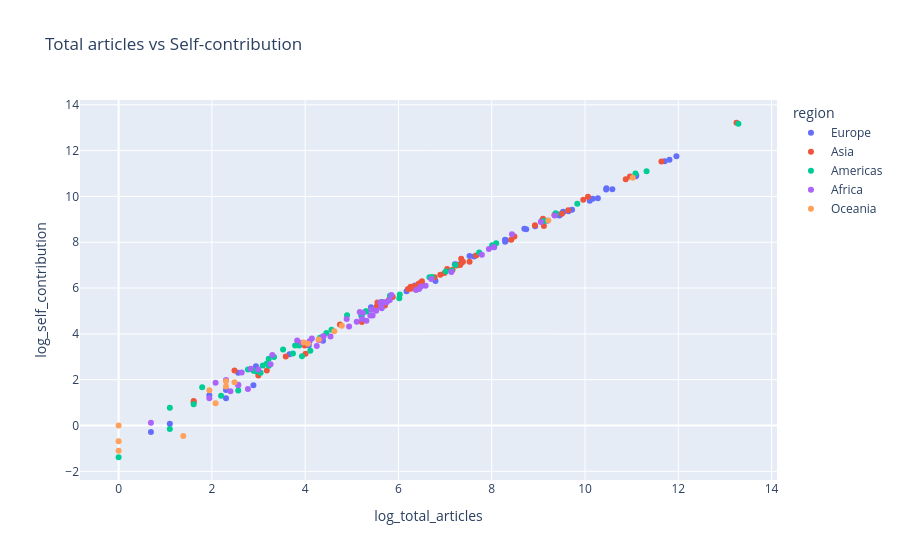

Here is the notebook cell this chart was saved with:
### Code cell
px.scatter(df_collaboration_stats, x="log_total_articles", y="log_self_contribution", color="region", hover_name="name",
           title="Total articles vs Self-contribution")

### Figure 1 — Plotly figure (JSON) as saved in the notebook; plotly's stock layout.template omitted (floating-point values rounded to 4 significant figures)
{"data": [{"hovertemplate": "<b>%{hovertext}</b><br><br>region=Europe<br>log_total_articles=%{x}<br>log_self_contribution=%{y}<extra></extra>", "hovertext": ["Andorra", "Albania", "Austria", "Åland Islands", "Bosnia and Herzegovina", "Belgium", "Bulgaria", "Belarus", "Switzerland", "Czechia", "Germany", "Denmark", "Estonia", "Spain", "Finland", "Faroe Islands", "France", "United Kingdom of Great Britain and Northern Ireland", "Gibraltar", "Greece", "Croatia", "Hungary", "Ireland", "Isle of Man", "Iceland", "Italy", "Jersey", "Liechtenstein", "Lithuania", "Luxembourg", "Latvia", "Monaco", "Moldova, Republic of", "Montenegro", "North Macedonia", "Malta", "Netherlands, Kingdom of the", "Norway", "Poland", "Portugal", "Romania", "Serbia", "Russian Federation", "Sweden", "Slovenia", "Svalbard and Jan Mayen", "Slovakia", "San Marino", "Ukraine", "Holy See"], "legendgroup": "Europe", "marker": {"color": "#636efa", "symbol": "circle"}, "mode": "markers", "name": "Europe", "orientation": "v", "showlegend": true, "x": [1.099, 5.412, 9.722, 0.6931, 6.354, 10.17, 8.052, 7.241, 10.28, 9.444, 11.81, 9.644, 7.619, 11.1, 9.458, 3.664, 11.71, 11.96, 2.303, 9.53, 8.699, 8.931, 9.186, 2.565, 6.793, 11.09, 2.303, 4.382, 7.525, 7.351, 7.209, 4.078, 5.659, 5.204, 6.174, 5.635, 10.59, 9.449, 10.46, 9.529, 9.068, 8.285, 10.45, 10.1, 8.308, 2.89, 8.287, 1.946, 8.739, 2.944], "xaxis": "x", "y": [0.08004, 5.16, 9.42, -0.2877, 6.115, 9.901, 7.777, 7.029, 9.922, 9.207, 11.6, 9.356, 7.379, 10.91, 9.192, 3.109, 11.53, 11.75, 1.553, 9.332, 8.591, 8.696, 8.933, 2.303, 6.31, 10.88, 1.194, 3.7, 7.397, 7.105, 7.037, 3.492, 5.373, 4.791, 5.855, 5.393, 10.31, 9.168, 10.36, 9.312, 8.923, 8.11, 10.3, 9.808, 8.083, 1.76, 8.019, 1.316, 8.561, 2.583], "yaxis": "y", "type": "scatter"}, {"hovertemplate": "<b>%{hovertext}</b><br><br>region=Asia<br>log_total_articles=%{x}<br>log_self_contribution=%{y}<extra></extra>", "hovertext": ["United Arab Emirates", "Afghanistan", "Armenia", "Azerbaijan", "Bangladesh", "Bahrain", "Brunei Darussalam", "Bhutan", "China", "Cyprus", "Georgia", "Hong Kong", "Indonesia", "Israel", "India", "Iraq", "Iran, Islamic Republic of", "Jordan", "Japan", "Kyrgyzstan", "Cambodia", "Korea, Democratic People's Republic of", "Korea, Republic of", "Kuwait", "Kazakhstan", "Lao People's Democratic Republic", "Lebanon", "Sri Lanka", "Myanmar", "Mongolia", "Macao", "Maldives", "Malaysia", "Nepal", "Oman", "Philippines", "Pakistan", "Palestine, State of", "Qatar", "Saudi Arabia", "Singapore", "Syrian Arab Republic", "Thailand", "Tajikistan", "Timor-Leste", "Turkmenistan", "Türkiye", "Uzbekistan", "Viet Nam", "Yemen"], "legendgroup": "Asia", "marker": {"color": "#EF553B", "symbol": "circle"}, "mode": "markers", "name": "Asia", "orientation": "v", "showlegend": true, "x": [7.324, 3.584, 6.503, 6.438, 7.666, 5.537, 4.745, 2.996, 13.25, 7.16, 5.796, 9.118, 9.099, 9.64, 10.96, 7.345, 10.06, 7.383, 11.64, 3.989, 5.215, 1.609, 10.87, 6.775, 6.205, 4.007, 6.987, 7.044, 5.549, 6.271, 6.335, 3.178, 9.343, 6.489, 6.489, 7.273, 8.486, 5.878, 6.898, 8.419, 9.505, 5.704, 8.926, 7.249, 1.609, 2.485, 9.963, 6.261, 7.524, 5.71], "xaxis": "x", "y": [7.0, 3.008, 6.291, 6.202, 7.418, 5.208, 4.404, 2.181, 13.21, 6.796, 5.485, 8.707, 9.023, 9.397, 10.87, 7.283, 9.99, 7.15, 11.53, 3.494, 4.513, 1.073, 10.75, 6.466, 5.959, 3.13, 6.657, 6.829, 5.364, 5.972, 6.079, 2.404, 9.188, 6.212, 6.235, 7.008, 8.254, 5.612, 6.583, 8.11, 9.244, 5.374, 8.736, 6.984, 1.012, 2.398, 9.856, 6.051, 7.153, 5.24], "yaxis": "y", "type": "scatter"}, {"hovertemplate": "<b>%{hovertext}</b><br><br>region=Americas<br>log_total_articles=%{x}<br>log_self_contribution=%{y}<extra></extra>", "hovertext": ["Antigua and Barbuda", "Argentina", "Aruba", "Barbados", "Bermuda", "Bolivia, Plurinational State of", "Brazil", "Bahamas", "Belize", "Canada", "Chile", "Colombia", "Costa Rica", "Cuba", "Curaçao", "Dominica", "Dominican Republic", "Ecuador", "Falkland Islands (Malvinas)", "Grenada", "French Guiana", "Greenland", "Guadeloupe", "Guatemala", "Guyana", "Honduras", "Haiti", "Jamaica", "Saint Kitts and Nevis", "Cayman Islands", "Saint Lucia", "Martinique", "Montserrat", "Mexico", "Nicaragua", "Panama", "Peru", "Puerto Rico", "Paraguay", "Suriname", "El Salvador", "Sint Maarten (Dutch part)", "Trinidad and Tobago", "United States of America", "Uruguay", "Saint Vincent and the Grenadines", "Venezuela, Bolivarian Republic of", "Virgin Islands (British)", "Virgin Islands (U.S.)"], "legendgroup": "Americas", "marker": {"color": "#00cc96", "symbol": "circle"}, "mode": "markers", "name": "Americas", "orientation": "v", "showlegend": true, "x": [2.773, 9.373, 1.792, 4.382, 3.738, 6.664, 11.08, 3.784, 2.944, 11.32, 9.118, 9.369, 7.219, 8.008, 2.89, 2.197, 4.564, 6.719, 3.091, 4.111, 3.219, 3.932, 5.318, 5.215, 3.219, 4.317, 3.045, 5.652, 3.332, 3.526, 1.099, 3.871, 2.565, 9.835, 4.454, 6.019, 7.731, 7.14, 5.298, 1.609, 4.898, 0.0, 5.817, 13.29, 7.017, 1.099, 8.096, 6.028, 3.178], "xaxis": "x", "y": [2.449, 9.213, 1.674, 3.87, 3.144, 6.469, 11.0, 3.487, 2.365, 11.1, 8.925, 9.268, 7.006, 7.863, 2.393, 1.296, 4.18, 6.486, 2.618, 3.261, 2.604, 3.023, 4.981, 4.828, 2.913, 3.831, 2.298, 5.36, 2.994, 3.317, 0.7732, 3.493, 1.528, 9.675, 4.033, 5.559, 7.551, 6.755, 4.981, 0.9295, 4.813, -1.386, 5.662, 13.17, 6.72, -0.1495, 7.95, 5.722, 2.709], "yaxis": "y", "type": "scatter"}, {"hovertemplate": "<b>%{hovertext}</b><br><br>region=Africa<br>log_total_articles=%{x}<br>log_self_contribution=%{y}<extra></extra>", "hovertext": ["Angola", "Burkina Faso", "Burundi", "Benin", "Botswana", "Congo, Democratic Republic of the", "Central African Republic", "Congo", "Côte d'Ivoire", "Cameroon", "Cabo Verde", "Djibouti", "Algeria", "Egypt", "Eritrea", "Ethiopia", "Gabon", "Ghana", "Gambia", "Guinea", "Equatorial Guinea", "Guinea-Bissau", "Kenya", "Liberia", "Lesotho", "Libya", "Morocco", "Madagascar", "Mali", "Mauritania", "Mauritius", "Malawi", "Mozambique", "Niger", "Nigeria", "Réunion", "Rwanda", "Seychelles", "Sudan", "Sierra Leone", "Senegal", "Somalia", "South Sudan", "Sao Tome and Principe", "Eswatini", "Chad", "Togo", "Tunisia", "Tanzania, United Republic of", "Uganda", "South Africa", "Zambia", "Zimbabwe"], "legendgroup": "Africa", "marker": {"color": "#ab63fa", "symbol": "circle"}, "mode": "markers", "name": "Africa", "orientation": "v", "showlegend": true, "x": [4.143, 5.447, 5.236, 5.521, 5.609, 4.543, 2.398, 4.382, 5.694, 6.377, 2.639, 1.946, 7.939, 9.054, 3.296, 6.483, 4.248, 6.704, 4.331, 2.303, 0.6931, 2.996, 7.134, 2.833, 3.829, 5.421, 7.787, 4.942, 5.313, 2.565, 4.89, 5.398, 5.642, 5.106, 8.434, 5.849, 4.29, 2.773, 5.814, 3.258, 5.631, 2.079, 5.17, 4.394, 3.932, 2.565, 4.094, 8.045, 6.443, 6.582, 9.35, 5.22, 5.753], "xaxis": "x", "y": [3.796, 4.803, 4.925, 5.008, 5.356, 3.884, 1.498, 3.883, 5.373, 5.92, 2.309, 1.186, 7.7, 8.886, 3.077, 6.068, 3.474, 6.4, 3.734, 1.99, 0.1195, 2.448, 6.695, 2.482, 3.706, 5.055, 7.451, 4.318, 4.574, 1.759, 4.651, 4.804, 5.119, 4.524, 8.349, 5.692, 3.734, 1.589, 5.475, 2.67, 5.183, 1.864, 4.957, 3.893, 3.613, 1.777, 3.683, 7.788, 5.955, 6.1, 9.166, 4.647, 5.392], "yaxis": "y", "type": "scatter"}, {"hovertemplate": "<b>%{hovertext}</b><br><br>region=Oceania<br>log_total_articles=%{x}<br>log_self_contribution=%{y}<extra></extra>", "hovertext": ["American Samoa", "Australia", "Fiji", "Micronesia, Federated States of", "Guam", "Northern Mariana Islands", "New Caledonia", "Niue", "New Zealand", "French Polynesia", "Papua New Guinea", "Palau", "Solomon Islands", "Tonga", "Vanuatu", "Samoa"], "legendgroup": "Oceania", "marker": {"color": "#FFA15A", "symbol": "circle"}, "mode": "markers", "name": "Oceania", "orientation": "v", "showlegend": true, "x": [2.079, 11.02, 4.787, 2.303, 3.97, 0.0, 4.625, 0.0, 9.213, 4.06, 4.29, 1.946, 0.0, 1.386, 2.485, 2.303], "xaxis": "x", "y": [0.9683, 10.81, 4.354, 1.934, 3.626, -1.099, 4.112, 0.0, 8.946, 3.566, 3.756, 1.539, -0.6931, -0.4549, 1.883, 1.703], "yaxis": "y", "type": "scatter"}], "layout": {"xaxis": {"anchor": "y", "domain": [0.0, 1.0], "title": {"text": "log_total_articles"}}, "yaxis": {"anchor": "x", "domain": [0.0, 1.0], "title": {"text": "log_self_contribution"}}, "legend": {"title": {"text": "region"}, "tracegroupgap": 0}, "title": {"text": "Total articles vs Self-contribution"}}}
